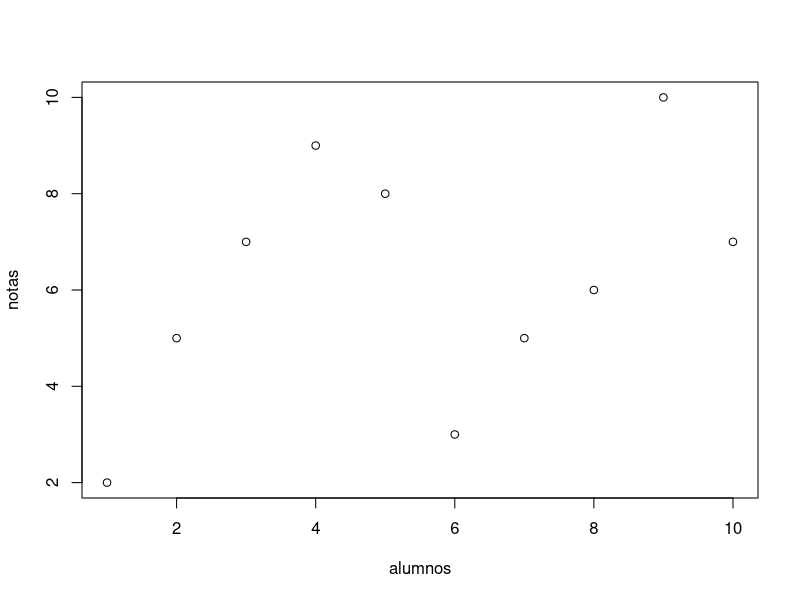
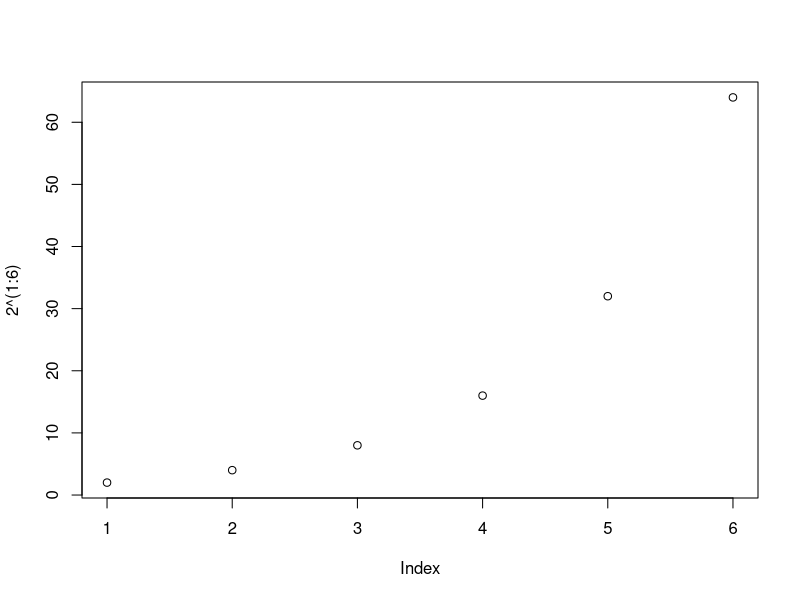
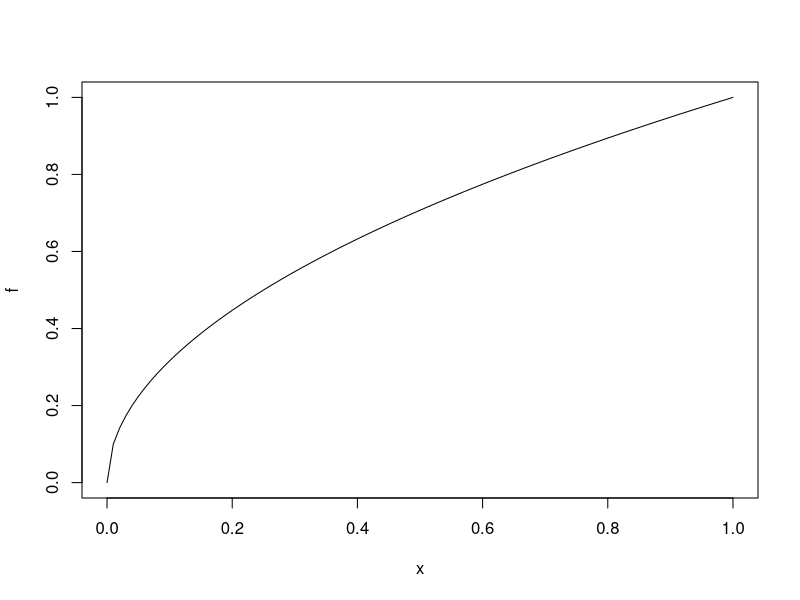
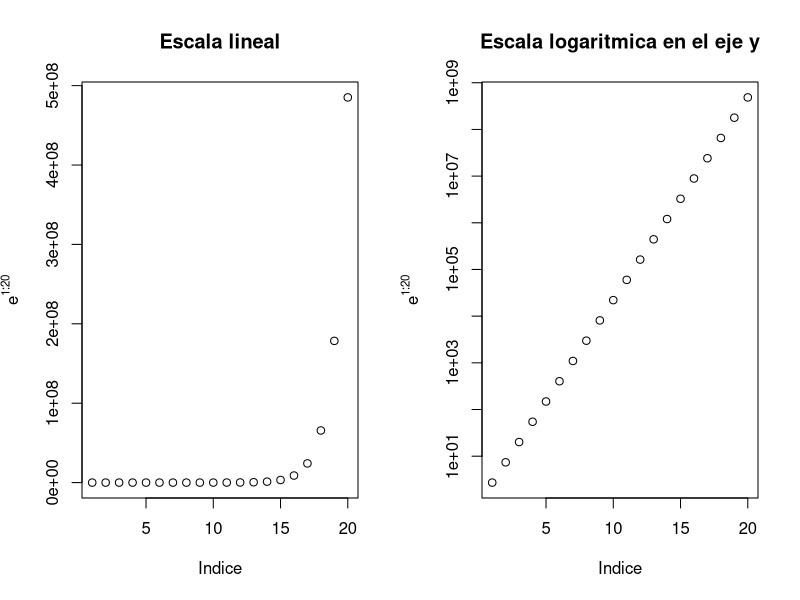
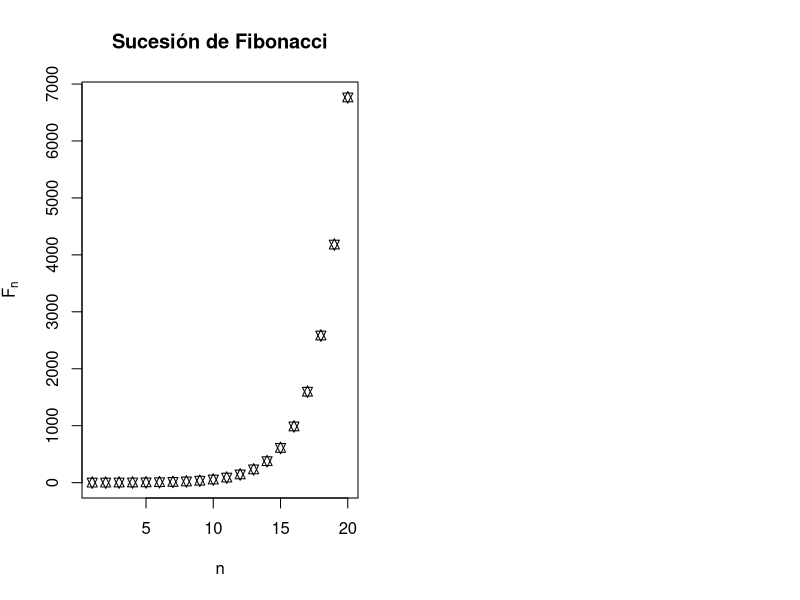
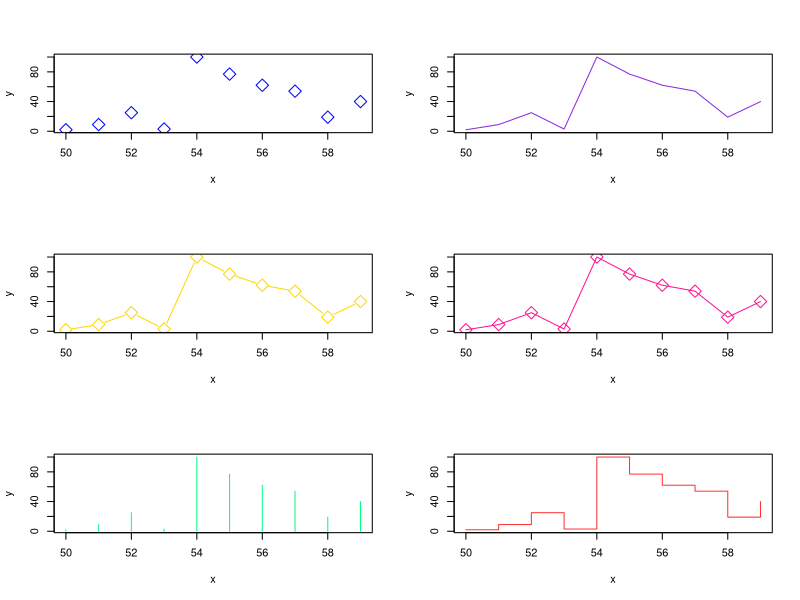
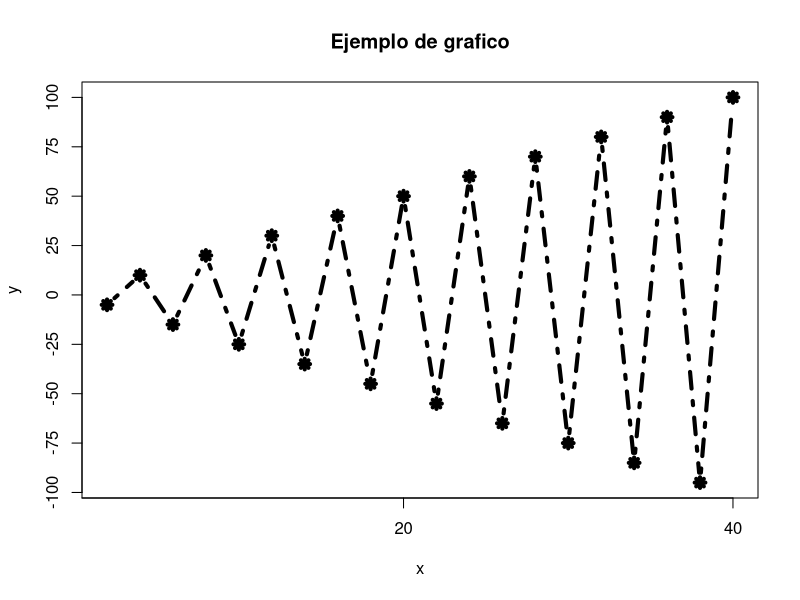
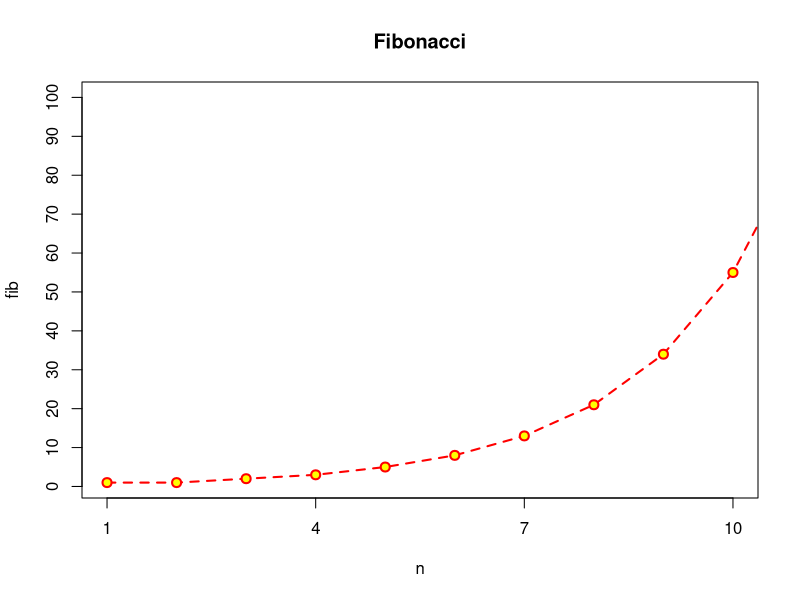

Here is the R script that generated these plots, in order:
## ---- chunk 1
knitr::opts_chunk$set(echo = TRUE)
## ---- chunk 2
alumnos = c(1:10)
notas = c(2,5,7,9,8,3,5,6,10,7)
plot(alumnos, notas)
## ---- chunk 3
plot(2^(1:6))
## ---- chunk 4
f <- function(x){sqrt(x)}
plot(f)
## ---- chunk 5
# Para hacer los graficos en 1x2
par(mfrow=c(1,2))
plot = plot(exp(1:20), xlab= "Indice", ylab = expression(e^{1:20}),
            main = "Escala lineal")
plotlog = plot(exp(1:20), log = "y", xlab= "Indice", ylab = expression(e^{1:20}),
            main = "Escala logaritmica en el eje y")
## ---- chunk 6
# FIBONACCI
n = 1:20
fib = (1/sqrt(5))*((1+sqrt(5))/2)^n - (1/sqrt(5))*((1-sqrt(5))/2)^n
fib
plot(fib, xlab = "n", ylab = expression(F[n]),
     main = "Sucesión de Fibonacci", pch = 11)
## ---- chunk 7
par(mfrow = c(3,2))
x = c(50:59)
y = c(2,9,25,3,100,77,62,54,19,40)
plot(x,y, pch=23, cex = 2, col = "blue", type = "p")
plot(x,y, pch=23, cex = 2, col = "blueviolet", type = "l") 
plot(x,y, pch=23, cex = 2, col = "gold", type = "b") 
plot(x,y, pch=23, cex = 2, col = "deeppink", type = "o") 
plot(x,y, pch=23, cex = 2, col = "springgreen", type = "h") 
plot(x,y, pch=23, cex = 2, col = "firebrick1", type = "s") 
par(mfrow = c(1,1))

x = (2*(1:20))
y = (-1)^(1:20)*5*(1:20)
plot (x,y, main = "Ejemplo de grafico", pch=8, cex=1, type="b", lty=4, lwd=4, xaxp=c(0,40,2), yaxp=c(-100,100,8))
## ---- chunk 8
plot(n, fib, pch=21, col="red", bg="yellow", cex=1.2, 
     main = "Fibonacci",
     type = "o", lty = "dashed", lwd = 2, 
     xlim = c(1,10), ylim = c(1,100), 
     xaxp = c(1,10,3), yaxp = c(0,100,10))
## ---- chunk 9
f <- function(x){
  x^2 -2*x + sqrt(abs(x))
}
plot(f, xlim = c(-3,3))
points(0,0, pch = 19)
points(-3:3, (-3:3)^2, col = "blue")
abline(2,3, lty = "dashed", col = "red")
abline(v = 2, lty = "dotted", col = "green")
abline(h = 5, lty = "dotdash", col = "gray")
## ---- chunk 10
f <- function(x){x^2}
plot(f, xlim = c(-3,3), col = "red", lwd = 2, ylab = 
       expression(y^2), xlab = "x")
abline(h=0:9, v = -3:3, lty="dotted", col = "grey")
## ---- chunk 11
plot(tan, xlim=c(-pi,pi), ylim = c(-5,5))
abline(v = c(-pi/2, pi/2), col = "red")
## ---- chunk 12
# Etiquetas
alumnos = c(1:10)
notas = c(2,5,7,9,8,3,5,6,10,7)
plot(alumnos, notas, main = "Grafico con texto")
text(alumnos, notas, labels = c("S", "A", "N", "E", "N", "S", "A", "A", "E", "N"),
     pos = c(rep(3, times = 8), 1,3))
## ---- chunk 13
plot(0,0)
text(0,0, labels = "debajo", pos = 1)
text(0,0, labels = "izquierda", pos = 2)
text(0,0, labels = "arriba", pos = 3)
text(0,0, labels = "derecha", pos = 4)
points(0,1)
text(0,1, labels = "centro")
## ---- chunk 14
f <- function(x){x^2}
plot(f, xlim = c(-3,3), ylim = c(-10,10))
points(-3:3, f(-3:3)*1.5, pch=19)
lines(-3:3, f(-3:3)*1.5, lwd = 2, lty="dotted", col = "red")
curve(x^3, lty="dashed", col = "blue", add = TRUE)
curve(x^4, lty="dashed", col = "orangered", add = TRUE)
legend("bottomright", 
       legend = c(expression(x^2), expression(x^3), expression(x^4)), 
       lwd = 2, 
       col = c("red", "blue", "orangered"),
       lty = c("dotted", "dashed", "dashed")
       )
## ---- chunk 15
dat<- data.frame(t=seq(0, 2*pi, by=0.1) )
 xhrt <- function(t) 16*sin(t)^3
 yhrt <- function(t) 13*cos(t)-5*cos(2*t)-2*cos(3*t)-cos(4*t)
 dat$y=yhrt(dat$t)
 dat$x=xhrt(dat$t)
 with(dat, plot(x,y, type="l"))
